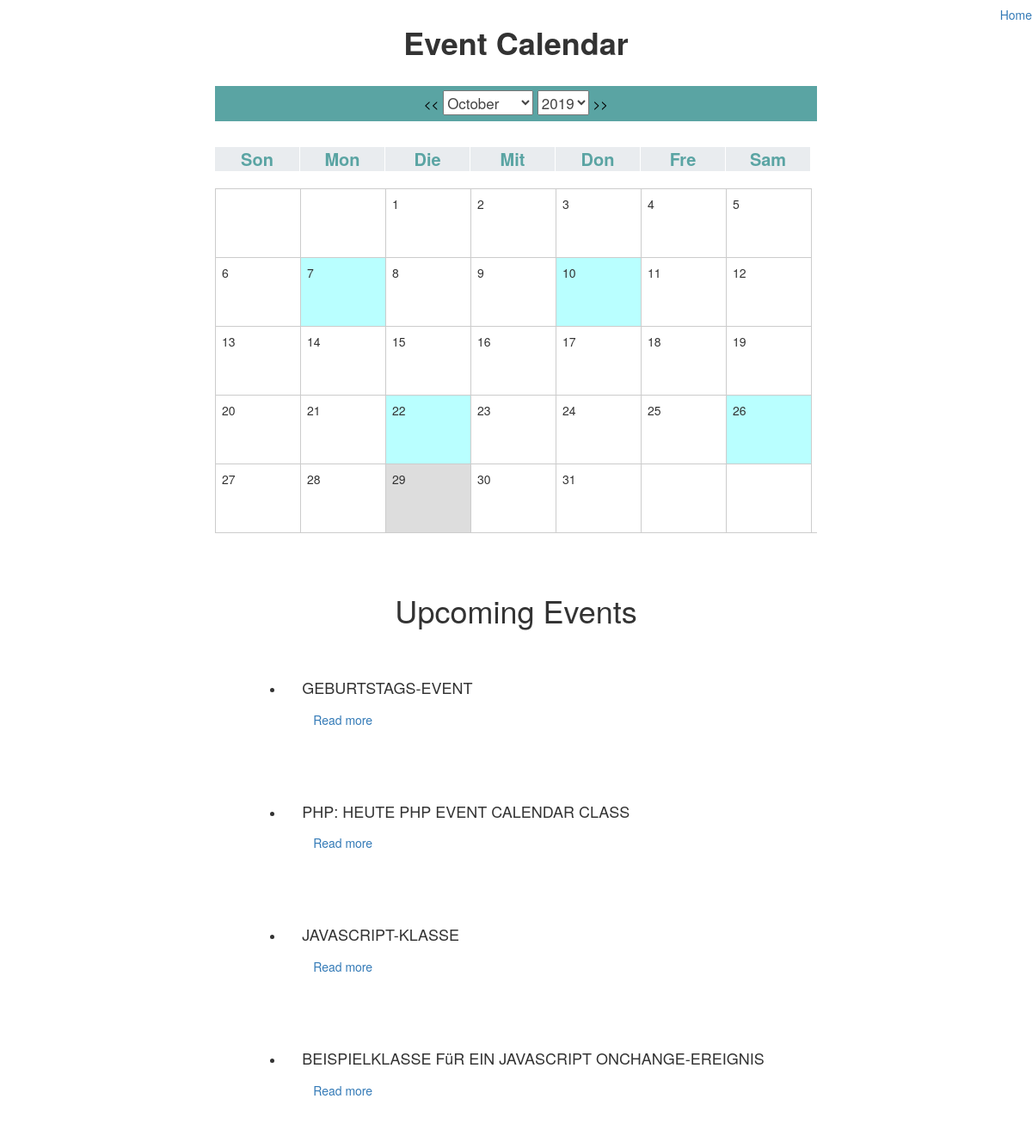
Screenshot of /calendar/index.php?lang=gr with the database file from the repository.
### tables this page shows
CREATE TABLE `grevents` (
  `id` int(11) NOT NULL,
  `title` varchar(5000) NOT NULL,
  `date` date NOT NULL,
  `status` int(11) NOT NULL,
  `venue` varchar(1000) NOT NULL
);

### calendar/index.php (the view, shortened to what this page needs)
<?php
  include '../config.php';
  if(!isset($_GET['lang']))
  {
    $_GET['lang']='en';
    $x='en';
  }
  else {
    $x=$_GET['lang'];
    }
?>
<!DOCTYPE html>
<html>
<head>
<link rel="stylesheet" type="text/css" href="style.css">
<link rel="stylesheet" href="https://maxcdn.bootstrapcdn.com/bootstrap/3.4.0/css/bootstrap.min.css">
</head>
<body>
<h5><a <?php echo "href='../index.php?lang=$x'"; ?> style="float: right;">Home</a></h5>
  <?php include_once('functions.php'); ?>
<section id="calendar" style="">
      <div class="container" style="margin-bottom: 50px;">
          <h1 class="head">Event Calendar</h1>
          <div id="calendar_div">
  <?php echo getCalender($year = '',$month = '',$x); ?>
        </div>
  </div>
</section>
<section>
  <div class="container">
    <h1 class="text-center">Upcoming Events</h1>
<br>
<?php
  if($_SESSION['lang']=='en')
  {
    $e="events";
  }elseif ($_SESSION['lang']=='gr') {
    $e="grevents";
  }elseif ($_SESSION['lang']=='hr') {
    $e="events";
  }elseif ($_SESSION['lang']=='pl') {
    $e="events";
  }else
  {
        $e="events";
  }
  $result = $conn->query("SELECT * FROM $e WHERE status = 1 ORDER BY date DESC");
  if($result->num_rows > 0){
?>
<div style="display: table;margin: 0 auto;">
<ul >
<?php
    while($row = $result->fetch_assoc()){
    	$id="b".$row['id'];
      ?>
      	<li style="padding: 20px; margin-bottom: 20px !important;" id="<?php echo $row['id']; ?>" >
       <h4><?php echo strtoupper($row['title']) ?></h4>
<p><button class="btn btn-link " onclick="myFunction(<?php echo $row['id']; ?>)" id="<?php echo $id;?>" >Read more</button></p>
 </li>
      <?php
    }
  }
?>
</ul>
</div>
   </div>
</section>
</body>
</html>

### calendar/style.css (style rules this page uses)
body { font-family: sans-serif; }
.head { font-weight: 800; text-align: center; }

### rows the page displays
grevents: title "GEBURTSTAGS-EVENT"
grevents: title "PHP: HEUTE PHP EVENT CALENDAR CLASS"
grevents: title "JAVASCRIPT-KLASSE"
grevents: title "BEISPIELKLASSE FüR EIN JAVASCRIPT ONCHANGE-EREIGNIS"

### other values shown
$_SESSION['days'][0] "Son"
$_SESSION['days'][1] "Mon"
$_SESSION['days'][2] "Die"
$_SESSION['days'][3] "Mit"
$_SESSION['days'][4] "Don"
$_SESSION['days'][5] "Fre"
$_SESSION['days'][6] "Sam"
form field month_dropdown "October"
form field year_dropdown "2019"
